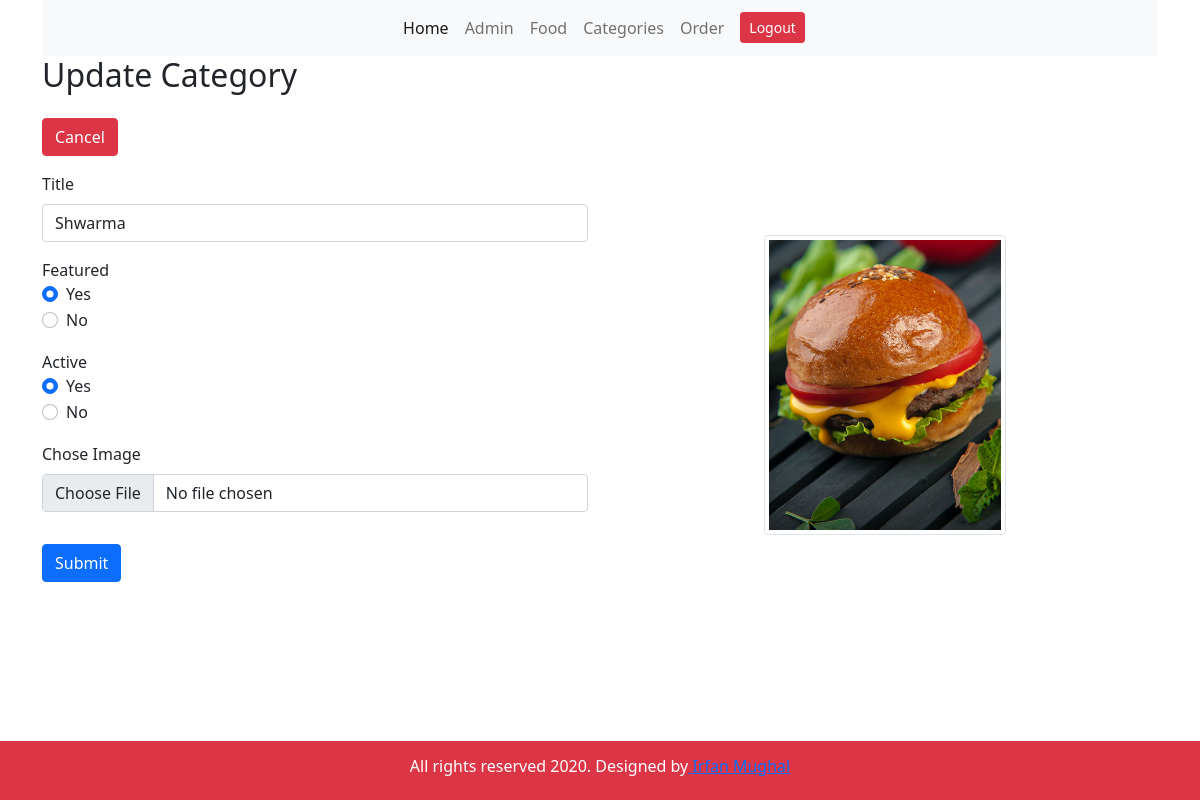
/admin/update-category.php?updateId=2, run on the app's committed database.
### tables this page shows
CREATE TABLE `tbl_category` (
  `id` int NOT NULL,
  `title` varchar(255) NOT NULL,
  `img_name` varchar(255) NOT NULL,
  `featured` varchar(255) NOT NULL,
  `active` varchar(255) NOT NULL
);

### admin/update-category.php (the view, shortened to what this page needs)
<?php
include('parts/header.php');
$id = $_GET['updateId'];
$sql = "select * from `tbl_category` where id = $id";
$result = mysqli_query($conn, $sql);
$row = mysqli_fetch_assoc($result);
$t = $row['title'];
$img = $row['img_name'];
$f = $row['featured'];
$a = $row['active'];
?>
<div class="container">
<div class="row">
        <div class="col-12">
            <h2>Update Category</h2>
        </div>
        <div class="col-12 my-3">
            <a href="manage-category.php" class="btn btn-danger">Cancel</a>
        </div>
    </div>
    <div class="row d-flex justify-ceontent-center">
        <div class="col-md-6 col-11">
        <form method="post" enctype="multipart/form-data">
<div class="mb-3">
  <label for="name" class="form-label">Title </label>
  <input type="text" class="form-control" id="title" value="<?php echo $t;?>"  name="title">
</div>
  <label for="Featured"> Featured</label>
<div class="form-check">
<?php if ($f=='Yes'){
    echo '<input class="form-check-input" type="radio" value="Yes" name="featured" id="featured" checked>';
  }else echo'<input class="form-check-input" type="radio" value="No" name="featured" id="featured" >';?>
<label class="form-check-label" for="featured">Yes</label>
</div>
<div class="form-check">
<?php if ($f=='No'){
    echo '<input class="form-check-input" type="radio" value="No" name="featured" id="featured" checked>';
  } else echo'<input class="form-check-input" type="radio" value="No" name="featured" id="featured" >';?>
<label class="form-check-label mb-3" for="featured">No</label>
</div>
<label for="active"> Active</label>
<div class="form-check">
<?php if ($a=='Yes'){
    echo '<input class="form-check-input" type="radio" value="Yes" name="active" id="active" checked>';
  }else echo'<input class="form-check-input" type="radio" value="Yes" name="active" id="active" >';?>
<label class="form-check-label" for="active">Yes</label>
</div>
<div class="form-check">
<?php if ($a=='No'){
    echo '<input class="form-check-input" type="radio" value="No" name="active" id="active" checked>';
  } else echo'<input class="form-check-input" type="radio" value="No" name="active" id="active" >';?>
<label class="form-check-label mb-3" for="active">No</label>
</div>
<div class="mb-3">
<label for="image" class="form-label">Chose Image</label>
<input class="form-control" type="file"  name="image" >
</div>
<button type="submit" class="btn btn-primary my-3" name="submit">Submit</button>
</form>
        </div>
        <div class="col-md-6 d-flex justify-content-center align-items-center">
          <img src="../images/category/<?php echo $img?>" style='max-height:300px;max-width:300px;' class="img-thumbnail" alt="no figure">
        </div>
    </div>
</div>
<?php include('parts/footer.php')?>

### data on the page
tbl_category: title "Shwarma", img_name (picture)
